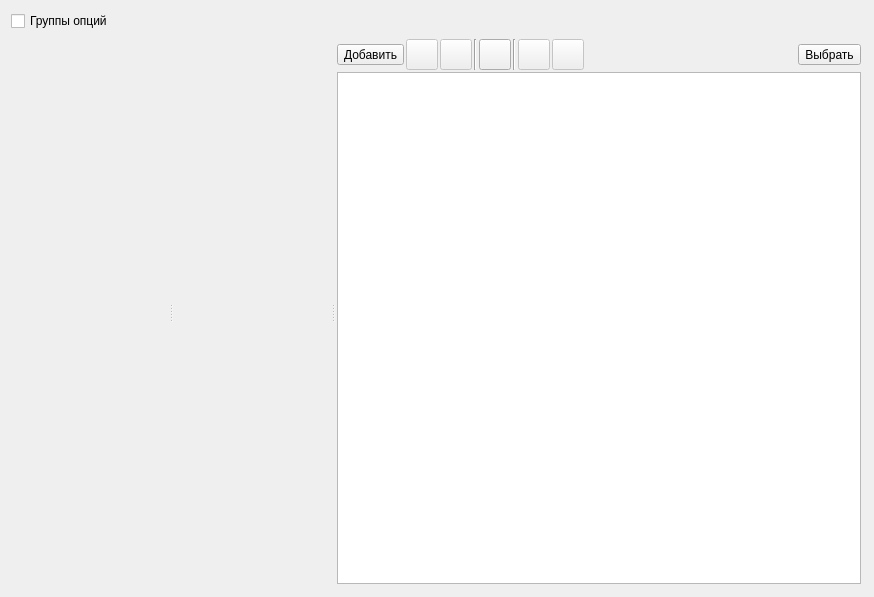
<?xml version="1.0" encoding="UTF-8"?>
<ui version="4.0">
 <class>FormOptions</class>
 <widget class="QWidget" name="FormOptions">
  <property name="geometry">
   <rect>
    <x>0</x>
    <y>0</y>
    <width>874</width>
    <height>597</height>
   </rect>
  </property>
  <property name="windowTitle">
   <string>Опции товаров</string>
  </property>
  <layout class="QVBoxLayout" name="verticalLayout">
   <item>
    <widget class="QCheckBox" name="checkBoxIsShowGroups">
     <property name="text">
      <string>Группы опций</string>
     </property>
    </widget>
   </item>
   <item>
    <widget class="QSplitter" name="splitter">
     <property name="orientation">
      <enum>Qt::Horizontal</enum>
     </property>
     <widget class="FormOptionsGroups" name="widgetGroupsOptions" native="true">
      <property name="sizePolicy">
       <sizepolicy hsizetype="Minimum" vsizetype="Preferred">
        <horstretch>0</horstretch>
        <verstretch>0</verstretch>
       </sizepolicy>
      </property>
      <property name="maximumSize">
       <size>
        <width>300</width>
        <height>16777215</height>
       </size>
      </property>
     </widget>
     <widget class="FormOptionsParams" name="widgetOptions" native="true">
      <property name="sizePolicy">
       <sizepolicy hsizetype="Minimum" vsizetype="Preferred">
        <horstretch>0</horstretch>
        <verstretch>0</verstretch>
       </sizepolicy>
      </property>
      <property name="maximumSize">
       <size>
        <width>400</width>
        <height>16777215</height>
       </size>
      </property>
     </widget>
     <widget class="QWidget" name="widgetOptionsValues" native="true">
      <property name="sizePolicy">
       <sizepolicy hsizetype="Expanding" vsizetype="Preferred">
        <horstretch>0</horstretch>
        <verstretch>0</verstretch>
       </sizepolicy>
      </property>
      <layout class="QVBoxLayout" name="verticalLayout_2">
       <property name="spacing">
        <number>2</number>
       </property>
       <property name="leftMargin">
        <number>2</number>
       </property>
       <property name="topMargin">
        <number>2</number>
       </property>
       <property name="rightMargin">
        <number>2</number>
       </property>
       <property name="bottomMargin">
        <number>2</number>
       </property>
       <item>
        <layout class="QHBoxLayout" name="horizontalLayout">
         <property name="spacing">
          <number>2</number>
         </property>
         <item>
          <widget class="QToolButton" name="toolButtonAdd">
           <property name="toolTip">
            <string>Добавить группу для параметров</string>
           </property>
           <property name="text">
            <string>Добавить</string>
           </property>
           <property name="icon">
            <iconset resource="../../res.qrc">
             <normaloff>:/32/icons/32x32/add.png</normaloff>:/32/icons/32x32/add.png</iconset>
           </property>
           <property name="iconSize">
            <size>
             <width>24</width>
             <height>24</height>
            </size>
           </property>
           <property name="toolButtonStyle">
            <enum>Qt::ToolButtonTextBesideIcon</enum>
           </property>
          </widget>
         </item>
         <item>
          <widget class="QToolButton" name="toolButtonEdit">
           <property name="enabled">
            <bool>false</bool>
           </property>
           <property name="toolTip">
            <string>Редактировать группу параметров</string>
           </property>
           <property name="icon">
            <iconset resource="../../res.qrc">
             <normaloff>:/32/icons/32x32/edit.png</normaloff>:/32/icons/32x32/edit.png</iconset>
           </property>
           <property name="iconSize">
            <size>
             <width>24</width>
             <height>24</height>
            </size>
           </property>
          </widget>
         </item>
         <item>
          <widget class="QToolButton" name="toolButtonDelete">
           <property name="enabled">
            <bool>false</bool>
           </property>
           <property name="toolTip">
            <string>Удалить выбранные группы</string>
           </property>
           <property name="icon">
            <iconset resource="../../res.qrc">
             <normaloff>:/32/icons/32x32/delete.png</normaloff>:/32/icons/32x32/delete.png</iconset>
           </property>
           <property name="iconSize">
            <size>
             <width>24</width>
             <height>24</height>
            </size>
           </property>
          </widget>
         </item>
         <item>
          <widget class="Line" name="line">
           <property name="orientation">
            <enum>Qt::Vertical</enum>
           </property>
          </widget>
         </item>
         <item>
          <widget class="QToolButton" name="toolButtonRefresh">
           <property name="enabled">
            <bool>true</bool>
           </property>
           <property name="toolTip">
            <string>Обновить список групп параметров</string>
           </property>
           <property name="icon">
            <iconset resource="../../res.qrc">
             <normaloff>:/32/icons/32x32/refresh.png</normaloff>:/32/icons/32x32/refresh.png</iconset>
           </property>
           <property name="iconSize">
            <size>
             <width>24</width>
             <height>24</height>
            </size>
           </property>
          </widget>
         </item>
         <item>
          <widget class="Line" name="lineRefresh">
           <property name="orientation">
            <enum>Qt::Vertical</enum>
           </property>
          </widget>
         </item>
         <item>
          <widget class="QToolButton" name="toolButtonUp">
           <property name="enabled">
            <bool>false</bool>
           </property>
           <property name="maximumSize">
            <size>
             <width>16777215</width>
             <height>16777215</height>
            </size>
           </property>
           <property name="toolTip">
            <string>Переместить группу выше</string>
           </property>
           <property name="icon">
            <iconset resource="../../res.qrc">
             <normaloff>:/32/icons/32x32/up.png</normaloff>:/32/icons/32x32/up.png</iconset>
           </property>
           <property name="iconSize">
            <size>
             <width>24</width>
             <height>24</height>
            </size>
           </property>
          </widget>
         </item>
         <item>
          <widget class="QToolButton" name="toolButtonDown">
           <property name="enabled">
            <bool>false</bool>
           </property>
           <property name="toolTip">
            <string>Переместить группу ниже </string>
           </property>
           <property name="icon">
            <iconset resource="../../res.qrc">
             <normaloff>:/32/icons/32x32/down.png</normaloff>:/32/icons/32x32/down.png</iconset>
           </property>
           <property name="iconSize">
            <size>
             <width>24</width>
             <height>24</height>
            </size>
           </property>
          </widget>
         </item>
         <item>
          <spacer name="horizontalSpacer">
           <property name="orientation">
            <enum>Qt::Horizontal</enum>
           </property>
           <property name="sizeHint" stdset="0">
            <size>
             <width>18</width>
             <height>20</height>
            </size>
           </property>
          </spacer>
         </item>
         <item>
          <widget class="QToolButton" name="toolButtonSelect">
           <property name="toolTip">
            <string>Добавить группу для параметров</string>
           </property>
           <property name="text">
            <string>Выбрать</string>
           </property>
           <property name="icon">
            <iconset resource="../../res.qrc">
             <normaloff>:/64/icons/64x64/select.png</normaloff>:/64/icons/64x64/select.png</iconset>
           </property>
           <property name="iconSize">
            <size>
             <width>24</width>
             <height>24</height>
            </size>
           </property>
           <property name="toolButtonStyle">
            <enum>Qt::ToolButtonTextBesideIcon</enum>
           </property>
          </widget>
         </item>
        </layout>
       </item>
       <item>
        <widget class="QTreeView" name="treeView">
         <property name="rootIsDecorated">
          <bool>false</bool>
         </property>
         <attribute name="headerStretchLastSection">
          <bool>true</bool>
         </attribute>
        </widget>
       </item>
      </layout>
     </widget>
    </widget>
   </item>
  </layout>
 </widget>
 <customwidgets>
  <customwidget>
   <class>FormOptionsGroups</class>
   <extends>QWidget</extends>
   <header>formoptionsgroups.h</header>
   <container>1</container>
  </customwidget>
  <customwidget>
   <class>FormOptionsParams</class>
   <extends>QWidget</extends>
   <header>formoptionsparams.h</header>
   <container>1</container>
  </customwidget>
 </customwidgets>
 <resources>
  <include location="../../res.qrc"/>
 </resources>
 <connections/>
</ui>
